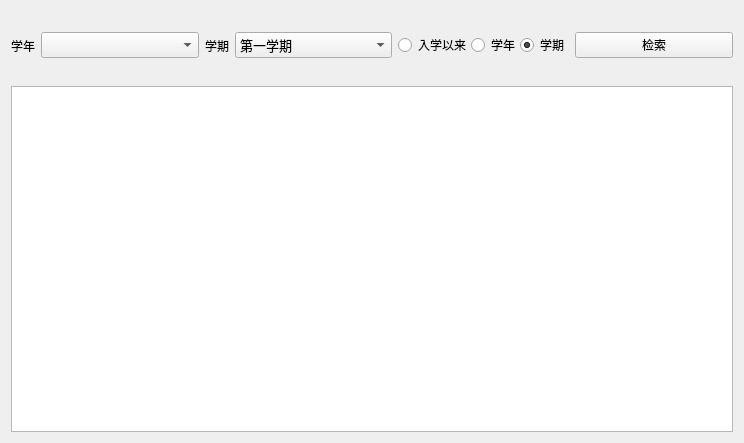
<?xml version="1.0" encoding="UTF-8"?>
<ui version="4.0">
 <class>ScoreDistubing_Ui</class>
 <widget class="QWidget" name="ScoreDistubing_Ui">
  <property name="geometry">
   <rect>
    <x>0</x>
    <y>0</y>
    <width>744</width>
    <height>443</height>
   </rect>
  </property>
  <property name="windowTitle">
   <string>Form</string>
  </property>
  <layout class="QVBoxLayout" name="verticalLayout" stretch="1,5">
   <item>
    <widget class="QWidget" name="widget_2" native="true">
     <layout class="QHBoxLayout" name="horizontalLayout_2">
      <property name="leftMargin">
       <number>0</number>
      </property>
      <property name="topMargin">
       <number>0</number>
      </property>
      <property name="rightMargin">
       <number>0</number>
      </property>
      <property name="bottomMargin">
       <number>0</number>
      </property>
      <item>
       <widget class="QLabel" name="label">
        <property name="sizePolicy">
         <sizepolicy hsizetype="Fixed" vsizetype="Preferred">
          <horstretch>0</horstretch>
          <verstretch>0</verstretch>
         </sizepolicy>
        </property>
        <property name="font">
         <font>
          <family>微软雅黑</family>
          <pointsize>9</pointsize>
         </font>
        </property>
        <property name="text">
         <string>学年</string>
        </property>
       </widget>
      </item>
      <item>
       <widget class="QComboBox" name="comboBox">
        <property name="font">
         <font>
          <family>微软雅黑</family>
          <pointsize>10</pointsize>
         </font>
        </property>
       </widget>
      </item>
      <item>
       <widget class="QLabel" name="label_3">
        <property name="sizePolicy">
         <sizepolicy hsizetype="Fixed" vsizetype="Preferred">
          <horstretch>0</horstretch>
          <verstretch>0</verstretch>
         </sizepolicy>
        </property>
        <property name="font">
         <font>
          <family>微软雅黑</family>
          <pointsize>9</pointsize>
         </font>
        </property>
        <property name="text">
         <string>学期</string>
        </property>
       </widget>
      </item>
      <item>
       <widget class="QComboBox" name="comboBox_3">
        <property name="font">
         <font>
          <family>微软雅黑</family>
          <pointsize>10</pointsize>
         </font>
        </property>
        <item>
         <property name="text">
          <string>第一学期</string>
         </property>
        </item>
        <item>
         <property name="text">
          <string>第二学期</string>
         </property>
        </item>
       </widget>
      </item>
      <item>
       <widget class="QWidget" name="widget_4" native="true">
        <layout class="QHBoxLayout" name="horizontalLayout_4">
         <property name="spacing">
          <number>0</number>
         </property>
         <property name="leftMargin">
          <number>0</number>
         </property>
         <property name="topMargin">
          <number>0</number>
         </property>
         <property name="rightMargin">
          <number>0</number>
         </property>
         <property name="bottomMargin">
          <number>0</number>
         </property>
         <item>
          <widget class="QRadioButton" name="fromFreshToNow">
           <property name="font">
            <font>
             <family>微软雅黑</family>
             <pointsize>9</pointsize>
            </font>
           </property>
           <property name="text">
            <string>入学以来</string>
           </property>
          </widget>
         </item>
         <item>
          <widget class="QRadioButton" name="byYear">
           <property name="font">
            <font>
             <family>微软雅黑</family>
             <pointsize>9</pointsize>
            </font>
           </property>
           <property name="text">
            <string>学年</string>
           </property>
          </widget>
         </item>
         <item>
          <widget class="QRadioButton" name="bySemester">
           <property name="font">
            <font>
             <family>微软雅黑</family>
             <pointsize>9</pointsize>
            </font>
           </property>
           <property name="text">
            <string>学期</string>
           </property>
           <property name="checked">
            <bool>true</bool>
           </property>
          </widget>
         </item>
        </layout>
       </widget>
      </item>
      <item>
       <widget class="QWidget" name="widget_5" native="true">
        <layout class="QVBoxLayout" name="verticalLayout_2">
         <property name="spacing">
          <number>0</number>
         </property>
         <property name="leftMargin">
          <number>0</number>
         </property>
         <property name="topMargin">
          <number>0</number>
         </property>
         <property name="rightMargin">
          <number>0</number>
         </property>
         <property name="bottomMargin">
          <number>0</number>
         </property>
         <item>
          <widget class="QPushButton" name="queryDisBtn">
           <property name="text">
            <string>检索</string>
           </property>
          </widget>
         </item>
        </layout>
       </widget>
      </item>
     </layout>
    </widget>
   </item>
   <item>
    <widget class="QScrollArea" name="scrollArea">
     <property name="frameShape">
      <enum>QFrame::NoFrame</enum>
     </property>
     <property name="widgetResizable">
      <bool>true</bool>
     </property>
     <widget class="QWidget" name="scrollAreaWidgetContents">
      <property name="geometry">
       <rect>
        <x>0</x>
        <y>0</y>
        <width>726</width>
        <height>349</height>
       </rect>
      </property>
      <layout class="QVBoxLayout" name="verticalLayout_3">
       <property name="spacing">
        <number>0</number>
       </property>
       <property name="leftMargin">
        <number>0</number>
       </property>
       <property name="topMargin">
        <number>0</number>
       </property>
       <property name="rightMargin">
        <number>0</number>
       </property>
       <property name="bottomMargin">
        <number>0</number>
       </property>
       <item>
        <widget class="QTextBrowser" name="textBrowser"/>
       </item>
      </layout>
     </widget>
    </widget>
   </item>
  </layout>
 </widget>
 <resources/>
 <connections/>
</ui>
